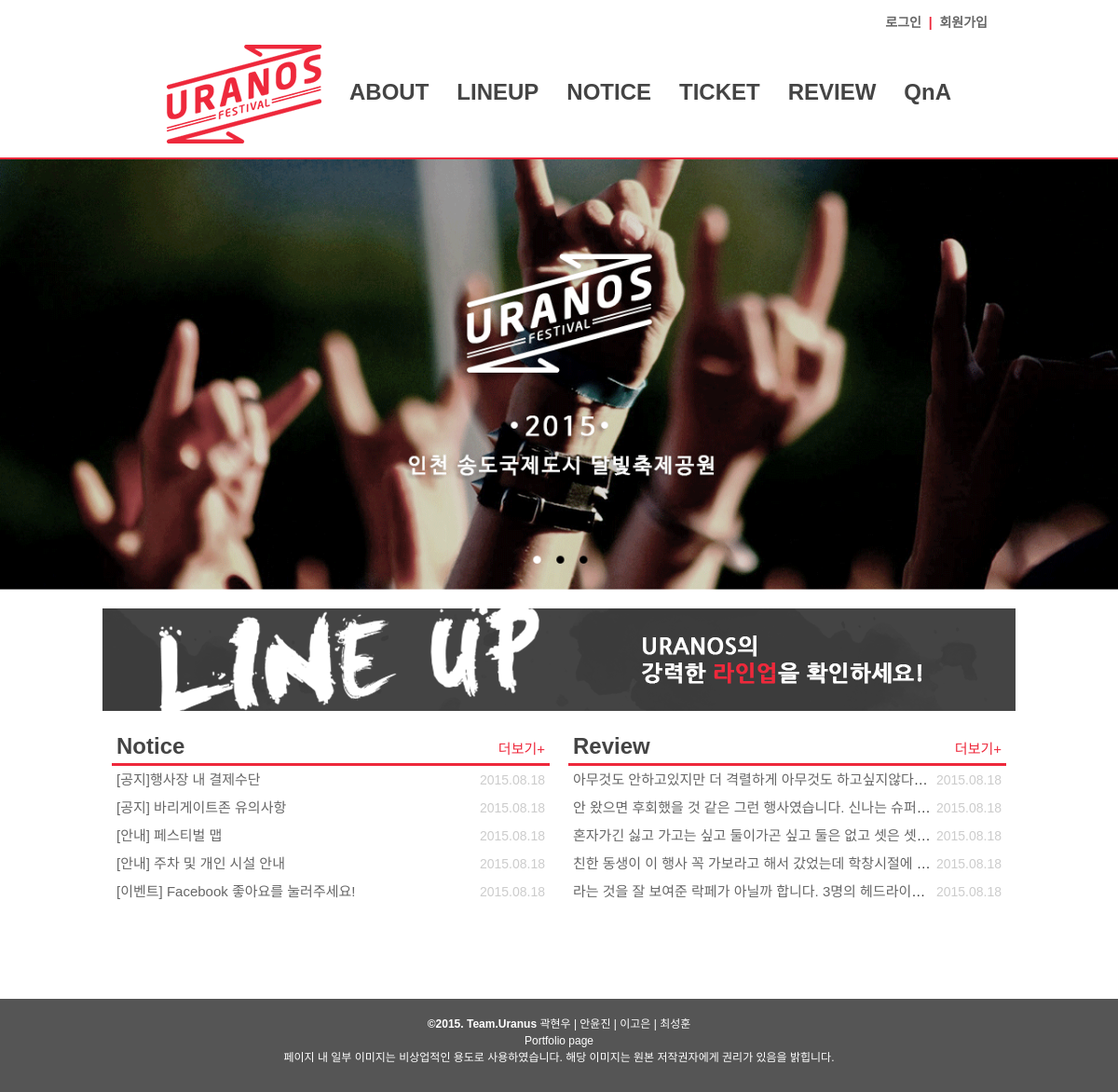
The page / on the database its author committed.
### tables this page shows
CREATE TABLE IF NOT EXISTS `notice` (
  `no` int(11) NOT NULL AUTO_INCREMENT,
  `subject` varchar(50) NOT NULL,
  `content` text NOT NULL,
  `name` varchar(10) NOT NULL,
  `id` char(15) NOT NULL,
  `date` datetime NOT NULL,
  `password` varchar(100) NOT NULL,
  PRIMARY KEY (`no`)
);

CREATE TABLE IF NOT EXISTS `review` (
  `no` int(11) NOT NULL AUTO_INCREMENT,
  `idno` varchar(15) NOT NULL,
  `name` varchar(10) NOT NULL,
  `subject` varchar(100) NOT NULL,
  `content` text NOT NULL,
  `password` varchar(100) NOT NULL,
  `date` datetime NOT NULL,
  `hit` int(11) DEFAULT '0',
  `file_name_0` varchar(100) DEFAULT NULL,
  `file_copied_0` varchar(100) DEFAULT NULL,
  PRIMARY KEY (`no`)
);

### index.php (the view, shortened to what this page needs)
<?php
  include "./lib/conn.php";
$page_notice = "select * from notice where 1 order by no desc limit 5";
$result =mysql_query($page_notice,$connect);
$rows = mysql_num_rows($result);
$page_notice1 = "select * from review where 1 order by no desc limit 5";
$result1 =mysql_query($page_notice1,$connect);
$rows1 = mysql_num_rows($result1);
?>
<!DOCTYPE HTML>
<html lang="ko">
<head>
  <link rel="stylesheet" type="text/css" href="css/common.css">
  <link rel="stylesheet" href="css/index.css">
</head>
<body>
  <div id="wraper">
    <header>
	  <nav>
	    <?php include "./lib/top_login1.php"; ?>
        <?php include "./lib/top_menu1.php"; ?>
      </nav>
    </header>
	<div id="slider1_container" style="position: relative; margin: 0 auto;
        top: 0px; left: 0px; width: 1300px; height: 500px; overflow: hidden;">
        <div u="slides" style="cursor: move; position: absolute; left: 0px; top: 0px; width: 1300px;
            height: 500px; overflow: hidden;">
            <div>
                <img u="image" src="img/index_ban0.png" alt="uranos"/>
            </div>
        </div>
        <div u="navigator" class="jssorb21" style="bottom: 26px; right: 6px;">
            <div u="prototype"></div>
        </div>
    </div>
    <div id="index_section">
	  <div class="lineup_ban">
			<a href="./lineup/lineup.php"><img src="./img/index_subban.png" alt="lineup"></a>
	  </div>
		<div class="index_notice">
			<div class="subtitle"><h2> Notice</h2><a href="./notice/list.php">더보기+</a></div>
					<table>
						<?php
									for ($i = 0; $i < $rows; $i++){
										$no = mysql_result($result, $i, 0);
										$subject = mysql_result($result, $i, 1);
										$date = mysql_result($result, $i, 5);
										$datestr1 =  substr($date,0,4);
										$datestr2 =  substr($date,5,2);
										$datestr3 =  substr($date,8,2);
										?>
						<tr>
							<td class=n_title><a href="./notice/view.php?no=<? echo $no ?>"><? echo $subject ?></a>
							</td>
							<td class=n_date><? echo $datestr1.".".$datestr2.".".$datestr3 ?></td>
						</tr>
								<?php
									}
								?>
					</table>
		</div>
		<div class="index_notice">
			<div class="subtitle"><h2> Review</h2><a href="./review/list_form.php">더보기+</a></div>
					<table>
						<?php
									for ($i = 0; $i < $rows1; $i++){
										$no1 = mysql_result($result1, $i, 0);
										$subject1 = mysql_result($result1, $i, 4);
										$datestr11 =  substr($date,0,4);
										$datestr21 =  substr($date,5,2);
										$datestr31 =  substr($date,8,2);
										?>
						<tr>
							<td class=n_title><a href="./review/view.php?no=<? echo $no1 ?>"><? echo $subject1 ?></a>
							</td>
							<td class=n_date><? echo $datestr11.".".$datestr21.".".$datestr31 ?></td>
						</tr>
								<?php
									}
								?>
					</table>
		</div>
    </div>
    <footer>
        <?php include "./lib/footer.php"; ?>
    </footer>
  </div>
</body>
</html>

### lib/top_login1.php (shortened to what this page needs)
<div id="top_login">
<?php
  if(!$_SESSION['ses_uid']){
?>
   <a class="log_m1" href="login/login_form.php">로그인</a><p>&nbsp;&nbsp;|&nbsp;&nbsp;</p><a class="log_m2" href="login/member_form.php">회원가입</a>
<?php
  }
?>
</div>

### lib/top_menu1.php (shortened to what this page needs)
<ul class="top_menu">
   <li><a href="./index.php"><img src="./img/logo.png" alt="Uranus Festival" title="Uranus Festival"></a></li><li><a class="menu1" href="./about/about.php">ABOUT</a></li><li><a class="menu2" href="./lineup/lineup.php">LINEUP</a></li><li><a class="menu3" href="./notice/list.php">NOTICE</a></li><li><a class="menu4" href="./ticket/reserv_list.php">TICKET</a></li><li><a class="menu5" href="./review/list.php">REVIEW</a></li><li><a class="menu6" href="./qna/list.php">QnA</a></li>
</ul>

### lib/footer.php
<div id="bot_copy">
  <p><strong>&copy;2015. Team.Uranus</strong> 곽현우 | 안윤진 | 이고은 | 최성훈<br/>Portfolio page<br/>페이지 내 일부 이미지는 비상업적인 용도로 사용하였습니다. 해당 이미지는 원본 저작권자에게 권리가 있음을 밝힙니다.</p>
</div>

### css/common.css (style rules this page uses)
html, body, div, span, object, iframe, h1, h2, h3, h4, h5, h6, p, blockquote, pre, abbr, address, cite, code, del, dfn, em, img, ins, kbd, q, samp, small, strong, sub, sup, var, b, i, dl, dt, dd, ol, ul, li, fieldset, form, label, legend, table, caption, tbody, tfoot, thead, tr, th, td, article, aside, canvas, details, figcaption, figure, footer, header, hgroup, menu, nav, section, summary, time, mark, audio, video { margin:0; padding:0; border:0; outline:0; font-size:100%; vertical-align:baseline; background:transparent; }
body { line-height:1; }
article,aside,details,figcaption,figure, footer,header,hgroup,menu,nav,section { display:block; }
nav ul { list-style:none; }
a { margin:0; padding:0; font-size:100%; vertical-align:baseline; background:transparent; }
a img { border: none; }
a { selector-dummy : expression(this.hideFocus=true); }
a, a:active, a:focus, a:hover, a:link, a:visited { -moz-outline:none; outline:none; color: #666; text-decoration: none; }
table { border-collapse:collapse; border-spacing:0; }
body { background:#ffffff; font-family: '나눔고딕',NanumGothic, Dotum, '돋움', sans-serif; max-width:100%; width:100%; }
header { max-width:100%; width:100%; text-align:center; border-bottom:2px solid #ee283b; }
nav { display:inline-block; max-width:920px; width:920px; padding: 15px 0; }
#top_login { line-height: 18px; font-size: 14px; font-weight:600; text-align: right; color:#444444; }
#top_login p { display: inline-block; color:#ee283b; margin:0; }
.top_menu { padding-top: 15px; background: #ffffff; }
.top_menu li { display:inline-block; margin:0 15px; }
.top_menu li img { vertical-align:middle; }
.top_menu li a { display:inline-block; color: #444444; font-weight: 600; font-size: 24px; text-align: center; }
footer { width: 100%; height:100px; background: #555555; }
#bot_copy { padding-top:18px; color: #ffffff; text-align: center; line-height: 18px; font-size: 12px; }

### css/index.css (style rules this page uses)
#index_section { width:980px; margin:0 auto; }
.lineup_ban { width:980px; margin-top:20px; }
.index_notice { width:470px; margin:20px 10px 100px 10px; float:left; }
table { table-layout: fixed; }
.subtitle { border-bottom: 3px solid #ee283b; width:470px; }
.index_notice h2 { padding-left: 5px; font-size: 24px; line-height: 30px; display: inline-block; color:#444444; width:230px; }
.index_notice .subtitle a { padding-right: 5px; font-size: 15px; display: inline-block; line-height:30px; color: #ee283b; font-weight:500; width:230px; text-align: right; }
.n_title { color:#333333; padding-left:5px; font-size: 15px; line-height: 30px; max-width: 385px; width: 385px; overflow: hidden; text-overflow: ellipsis; white-space: nowrap; }
.n_date { padding-right: 5px; color: #cccccc; font-size: 14px; line-height: 30px; width: 75px; text-align: right; }
.jssorb21 { position: absolute; }
.jssorb21 div, .jssorb21 div:hover, .jssorb21 .av { position: absolute; width: 19px; height: 19px; text-align: center; line-height: 19px; color: white; font-size: 12px; background: url(img/b21.png) no-repeat; overflow: hidden; cursor: pointer; }
.jssorb21 div { background-position: -5px -5px; }
.jssorb21 .av { background-position: -65px -5px; }

### rows shown on the page
notice: subject "[공지]행사장 내 결제수단", date "2015", date "08", date "18"
notice: subject "[공지] 바리게이트존 유의사항", date "2015", date "08", date "18"
notice: subject "[안내] 페스티벌 맵", date "2015", date "08", date "18"
notice: subject "[안내] 주차 및 개인 시설 안내", date "2015", date "08", date "18"
notice: subject "[이벤트] Facebook 좋아요를 눌러주세요!", date "2015", date "08", date "18"
review: content "아무것도 안하고있지만 더 격렬하게 아무것도 하고싶지않다…"
review: content "안 왔으면 후회했을 것 같은 그런 행사였습니다. 신나는 슈퍼…"
review: content "혼자가긴 싫고 가고는 싶고 둘이가곤 싶고 둘은 없고 셋은 셋…"
review: content "친한 동생이 이 행사 꼭 가보라고 해서 갔었는데 학창시절에…"
review: content "라는 것을 잘 보여준 락페가 아닐까 합니다. 3명의 헤드라이…"
